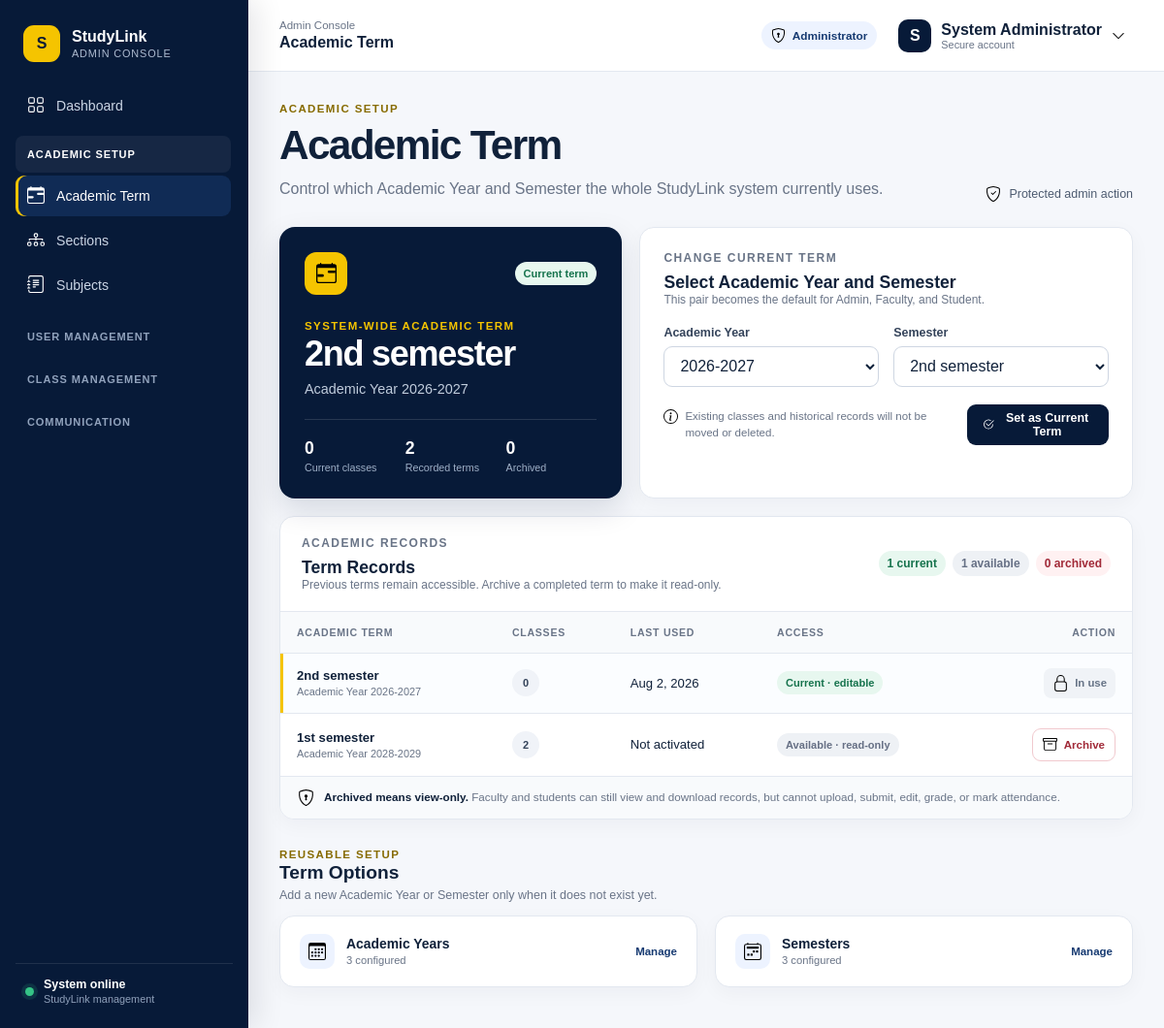
The page /admin/academic_year/index.php (signed in) on the database its author committed.
### tables this page shows
CREATE TABLE IF NOT EXISTS academic_terms (
    id INT NOT NULL AUTO_INCREMENT,
    academic_year_id INT NOT NULL,
    semester_id INT NOT NULL,
    status ENUM('available', 'current', 'archived') NOT NULL DEFAULT 'available',
    first_activated_at DATETIME NULL,
    last_activated_at DATETIME NULL,
    archived_at DATETIME NULL,
    activated_by INT NULL,
    archived_by INT NULL,
    created_at TIMESTAMP NOT NULL DEFAULT CURRENT_TIMESTAMP,
    updated_at TIMESTAMP NOT NULL DEFAULT CURRENT_TIMESTAMP ON UPDATE CURRENT_TIMESTAMP,
    PRIMARY KEY (id),
    UNIQUE KEY academic_terms_unique_pair (academic_year_id, semester_id),
    KEY academic_terms_status_index (status),
    CONSTRAINT academic_terms_year_fk
        FOREIGN KEY (academic_year_id) REFERENCES academic_years (id),
    CONSTRAINT academic_terms_semester_fk
        FOREIGN KEY (semester_id) REFERENCES semesters (id),
    CONSTRAINT academic_terms_activated_by_fk
        FOREIGN KEY (activated_by) REFERENCES users (id) ON DELETE SET NULL,
    CONSTRAINT academic_terms_archived_by_fk
        FOREIGN KEY (archived_by) REFERENCES users (id) ON DELETE SET NULL
);

CREATE TABLE `semesters` (
  `id` int(11) NOT NULL,
  `semester_name` varchar(50) NOT NULL,
  `status` enum('active','inactive') DEFAULT 'inactive',
  `created_at` timestamp NOT NULL DEFAULT current_timestamp()
);

CREATE TABLE `academic_years` (
  `id` int(11) NOT NULL,
  `school_year` varchar(20) NOT NULL,
  `status` enum('active','inactive') DEFAULT 'inactive',
  `created_at` timestamp NOT NULL DEFAULT current_timestamp()
);

### admin/academic_year/index.php (the view, shortened to what the rows shown need)
<?php
include '../../auth/auth.php';
include '../../config/database.php';
include '../../includes/admin_ui.php';
include '../../includes/academic_term.php';
$current_term = studylink_current_term($conn);
$term_records = studylink_academic_term_records($conn);
render_admin_page_start(
    'academic_year',
    'Academic Term',
    'Academic Term',
    'Control which Academic Year and Semester the whole StudyLink system currently uses.',
    'Academic Setup'
);
?>
<section class="admin-term-overview">
    <div class="admin-term-current <?= $current_term ? '' : 'is-empty'; ?>">
        <div>
            <span class="admin-eyebrow">System-wide academic term</span>
            <h2>
                <?= $current_term
                    ? e($current_term['semester_name'])
                    : 'No current term'; ?>
            </h2>
            <p>
                <?= $current_term
                    ? 'Academic Year ' . e($current_term['school_year'])
                    : 'Choose an Academic Year and Semester to begin.'; ?>
            </p>
        </div>
    </div>
    <section class="admin-card admin-term-setter">
        <div class="admin-section-head">
            <div>
                <h2>Select Academic Year and Semester</h2>
            </div>
        </div>
    </section>
</section>
<section class="admin-card admin-table-card admin-term-records" id="term-history">
    <div class="admin-section-head">
        <div>
            <h2>Term Records</h2>
        </div>
    </div>
    <div class="admin-table-wrap">
        <table class="admin-data-table">
            <thead>
                <tr>
                    <th>Academic term</th>
                    <th>Classes</th>
                    <th>Last used</th>
                    <th>Access</th>
                    <th class="admin-table-action">Action</th>
                </tr>
            </thead>
            <tbody>
            <?php foreach ($term_records as $term_record): ?>
                <?php
                $term_status = $term_record['status'];
                $status_class = $term_status === 'current'
                    ? 'active'
                    : ($term_status === 'archived' ? 'archived' : 'inactive');
                $status_label = $term_status === 'current'
                    ? 'Current · editable'
                    : ($term_status === 'archived' ? 'Archived · read-only' : 'Available · read-only');
                ?>
                <tr class="<?= $term_status === 'current' ? 'admin-current-term-row' : ''; ?>">
                    <td>
                        <strong><?= e($term_record['semester_name']); ?></strong>
                        <small>Academic Year <?= e($term_record['school_year']); ?></small>
                    </td>
                    <td><span class="admin-count-badge"><?= number_format($term_record['class_count']); ?></span></td>
                    <td>
                        <?= $term_record['last_activated_at']
                            ? e(date('M j, Y', strtotime($term_record['last_activated_at'])))
                            : 'Not activated'; ?>
                    </td>
                    <td><span class="admin-status-pill <?= e($status_class); ?>"><?= e($status_label); ?></span></td>
                    <td class="admin-table-action">
                        <?php if ($term_status === 'current'): ?>
                            <span class="admin-protected-label"><?= study_icon('lock'); ?> In use</span>
                        <?php else: ?>
                            <form action="archive.php" method="POST"
                                  onsubmit="return confirm('<?= $term_status === 'archived'
                                      ? 'Restore this term to Available status? It will remain read-only until set as current.'
                                      : 'Archive this completed term? Faculty and Student will keep view access, but all academic changes will be blocked.'; ?>');">
                                <button class="admin-button <?= $term_status === 'archived' ? 'secondary' : 'danger'; ?> small" type="submit">
                                    <?= study_icon($term_status === 'archived' ? 'arrow-counterclockwise' : 'archive'); ?>
                                    <?= $term_status === 'archived' ? 'Restore' : 'Archive'; ?>
                                </button>
                            </form>
                        <?php endif; ?>
                    </td>
                </tr>
            <?php endforeach; ?>
            </tbody>
        </table>
    </div>
</section>
<section class="admin-term-options-section">
    <div class="admin-term-options-heading">
        <div>
            <h2>Term Options</h2>
        </div>
    </div>
</section>

### includes/ui_icons.php
<?php
function study_icon($name, $class = '', $label = '')
{
    $name = preg_replace('/[^a-z0-9-]/', '', strtolower((string) $name));
    $class = trim('study-icon ' . preg_replace('/[^a-zA-Z0-9 _-]/', '', (string) $class));
    $aria = $label !== ''
        ? ' role="img" aria-label="' . e($label) . '"'
        : ' aria-hidden="true"';
    return '<svg class="' . e($class) . '"' . $aria . '>'
        . '<use href="/studyLink/assets/icons/bootstrap-icons.svg#' . e($name) . '"></use>'
        . '</svg>';
}

### rows shown on the page
academic_terms: semester.semester_name "2nd semester", academic_year.school_year "2026-2027", class_count "0", last_activated_at "Aug 2, 2026", status "Current · editable"
academic_terms: semester.semester_name "1st semester", academic_year.school_year "2028-2029", class_count "2", shows "Not activated", status "Available · read-only", shows "Archive"

### other values the page prints
$item[2] "Dashboard"
$group "ACADEMIC SETUP"
$item[2] "Academic Term"
$item[2] "Sections"
$item[2] "Subjects"
$group "USER MANAGEMENT"
$group "CLASS MANAGEMENT"
$group "COMMUNICATION"
$breadcrumb "Admin Console"
$title "Academic Term"
substr($_SESSION['fullname'] ?? 'A', 0, 1) "S"
$_SESSION['fullname'] "System Administrator"
$eyebrow "ACADEMIC SETUP"
$heading "Academic Term"
$description "Control which Academic Year and Semester the whole StudyLink system currently uses."
